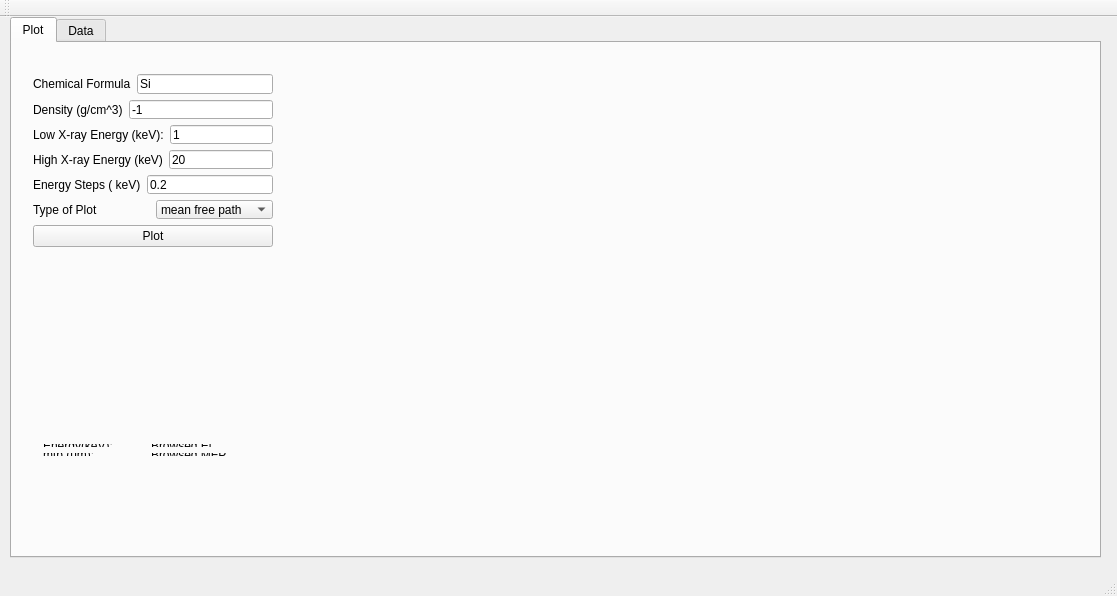
<?xml version="1.0" encoding="UTF-8"?>
<ui version="4.0">
 <class>MainWindow</class>
 <widget class="QMainWindow" name="MainWindow">
  <property name="geometry">
   <rect>
    <x>0</x>
    <y>0</y>
    <width>1117</width>
    <height>596</height>
   </rect>
  </property>
  <property name="windowTitle">
   <string>MainWindow</string>
  </property>
  <widget class="QWidget" name="centralWidget">
   <widget class="QTabWidget" name="tabWidget">
    <property name="geometry">
     <rect>
      <x>10</x>
      <y>0</y>
      <width>1091</width>
      <height>541</height>
     </rect>
    </property>
    <property name="currentIndex">
     <number>0</number>
    </property>
    <widget class="QWidget" name="tab">
     <attribute name="title">
      <string>Plot</string>
     </attribute>
     <widget class="QCustomPlot" name="widget" native="true">
      <property name="geometry">
       <rect>
        <x>290</x>
        <y>20</y>
        <width>781</width>
        <height>481</height>
       </rect>
      </property>
     </widget>
     <widget class="QWidget" name="layoutWidget">
      <property name="geometry">
       <rect>
        <x>10</x>
        <y>20</y>
        <width>262</width>
        <height>195</height>
       </rect>
      </property>
      <layout class="QVBoxLayout" name="verticalLayout_2">
       <item>
        <layout class="QVBoxLayout" name="verticalLayout">
         <item>
          <layout class="QHBoxLayout" name="horizontalLayout">
           <item>
            <widget class="QLabel" name="label_3">
             <property name="text">
              <string>Chemical Formula</string>
             </property>
            </widget>
           </item>
           <item>
            <widget class="QLineEdit" name="chemForm">
             <property name="text">
              <string>Si</string>
             </property>
            </widget>
           </item>
          </layout>
         </item>
         <item>
          <layout class="QHBoxLayout" name="horizontalLayout_2">
           <item>
            <widget class="QLabel" name="label_4">
             <property name="text">
              <string>Density (g/cm^3)</string>
             </property>
            </widget>
           </item>
           <item>
            <widget class="QLineEdit" name="denForm">
             <property name="text">
              <string>-1</string>
             </property>
            </widget>
           </item>
          </layout>
         </item>
         <item>
          <layout class="QHBoxLayout" name="horizontalLayout_3">
           <item>
            <widget class="QLabel" name="label">
             <property name="text">
              <string>Low X-ray Energy (keV):</string>
             </property>
            </widget>
           </item>
           <item>
            <widget class="QLineEdit" name="lowXForm">
             <property name="text">
              <string>1</string>
             </property>
            </widget>
           </item>
          </layout>
         </item>
         <item>
          <layout class="QHBoxLayout" name="horizontalLayout_4">
           <item>
            <widget class="QLabel" name="label_2">
             <property name="text">
              <string>High X-ray Energy (keV)</string>
             </property>
            </widget>
           </item>
           <item>
            <widget class="QLineEdit" name="highXForm">
             <property name="text">
              <string>20</string>
             </property>
            </widget>
           </item>
          </layout>
         </item>
         <item>
          <layout class="QHBoxLayout" name="horizontalLayout_5">
           <item>
            <widget class="QLabel" name="label_5">
             <property name="text">
              <string>Energy Steps ( keV)</string>
             </property>
            </widget>
           </item>
           <item>
            <widget class="QLineEdit" name="dkevForm">
             <property name="text">
              <string>0.2</string>
             </property>
            </widget>
           </item>
          </layout>
         </item>
         <item>
          <layout class="QHBoxLayout" name="horizontalLayout_6">
           <item>
            <widget class="QLabel" name="label_6">
             <property name="text">
              <string>Type of Plot</string>
             </property>
            </widget>
           </item>
           <item>
            <widget class="QComboBox" name="plotType">
             <item>
              <property name="text">
               <string>mean free path</string>
              </property>
             </item>
             <item>
              <property name="text">
               <string>mac</string>
              </property>
             </item>
             <item>
              <property name="text">
               <string>meac</string>
              </property>
             </item>
            </widget>
           </item>
          </layout>
         </item>
        </layout>
       </item>
       <item>
        <widget class="QPushButton" name="plotButton">
         <property name="text">
          <string>Plot</string>
         </property>
        </widget>
       </item>
      </layout>
     </widget>
     <widget class="QWidget" name="layoutWidget">
      <property name="geometry">
       <rect>
        <x>20</x>
        <y>390</y>
        <width>231</width>
        <height>34</height>
       </rect>
      </property>
      <layout class="QGridLayout" name="gridLayout">
       <item row="0" column="0">
        <widget class="QLabel" name="label_10">
         <property name="text">
          <string>Energy(keV):</string>
         </property>
        </widget>
       </item>
       <item row="0" column="1">
        <widget class="QLabel" name="pointEn">
         <property name="text">
          <string>Browsed El</string>
         </property>
        </widget>
       </item>
       <item row="1" column="0">
        <widget class="QLabel" name="label_12">
         <property name="text">
          <string>mfp (um):</string>
         </property>
        </widget>
       </item>
       <item row="1" column="1">
        <widget class="QLabel" name="pointMfp">
         <property name="text">
          <string>Browsed MFP</string>
         </property>
        </widget>
       </item>
      </layout>
     </widget>
     <widget class="QLabel" name="messageOut">
      <property name="geometry">
       <rect>
        <x>20</x>
        <y>450</y>
        <width>231</width>
        <height>51</height>
       </rect>
      </property>
      <property name="text">
       <string/>
      </property>
     </widget>
    </widget>
    <widget class="QWidget" name="tab_2">
     <attribute name="title">
      <string>Data</string>
     </attribute>
     <layout class="QGridLayout" name="gridLayout_2">
      <item row="0" column="1">
       <widget class="QLabel" name="label_8">
        <property name="text">
         <string>Data</string>
        </property>
       </widget>
      </item>
      <item row="0" column="0">
       <widget class="QLabel" name="label_7">
        <property name="text">
         <string>Edges</string>
        </property>
       </widget>
      </item>
      <item row="1" column="1">
       <widget class="QTextBrowser" name="dataText"/>
      </item>
      <item row="1" column="0">
       <widget class="QTextBrowser" name="edgesText"/>
      </item>
      <item row="2" column="1">
       <widget class="QPushButton" name="pushButton">
        <property name="text">
         <string>Export Data</string>
        </property>
       </widget>
      </item>
     </layout>
    </widget>
   </widget>
  </widget>
  <widget class="QMenuBar" name="menuBar">
   <property name="geometry">
    <rect>
     <x>0</x>
     <y>0</y>
     <width>1117</width>
     <height>21</height>
    </rect>
   </property>
  </widget>
  <widget class="QToolBar" name="mainToolBar">
   <attribute name="toolBarArea">
    <enum>TopToolBarArea</enum>
   </attribute>
   <attribute name="toolBarBreak">
    <bool>false</bool>
   </attribute>
  </widget>
  <widget class="QStatusBar" name="statusBar"/>
 </widget>
 <layoutdefault spacing="6" margin="11"/>
 <customwidgets>
  <customwidget>
   <class>QCustomPlot</class>
   <extends>QWidget</extends>
   <header>qcustomplot.h</header>
   <container>1</container>
  </customwidget>
 </customwidgets>
 <resources/>
 <connections/>
</ui>
